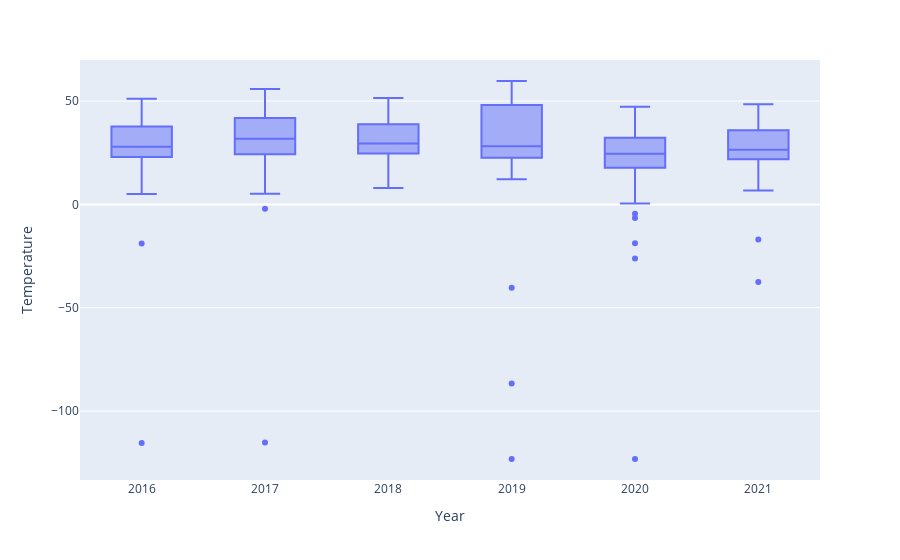
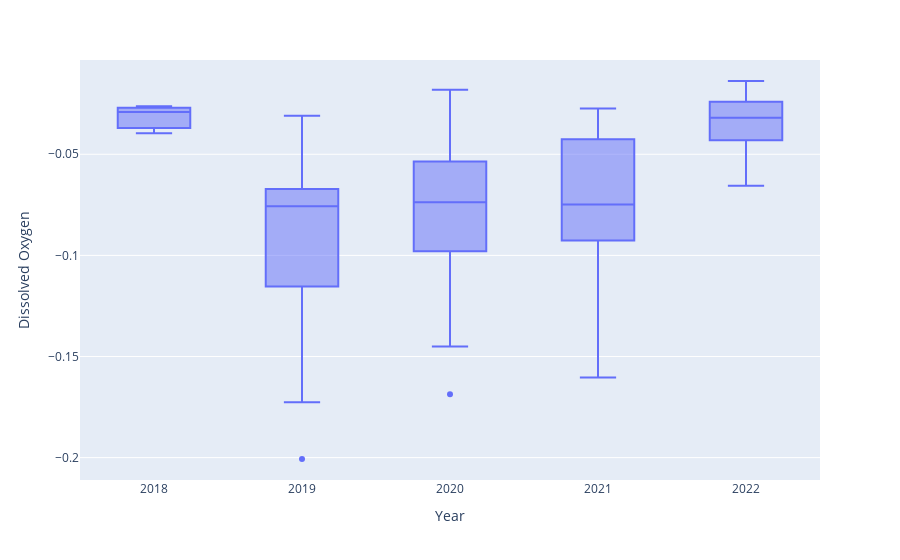
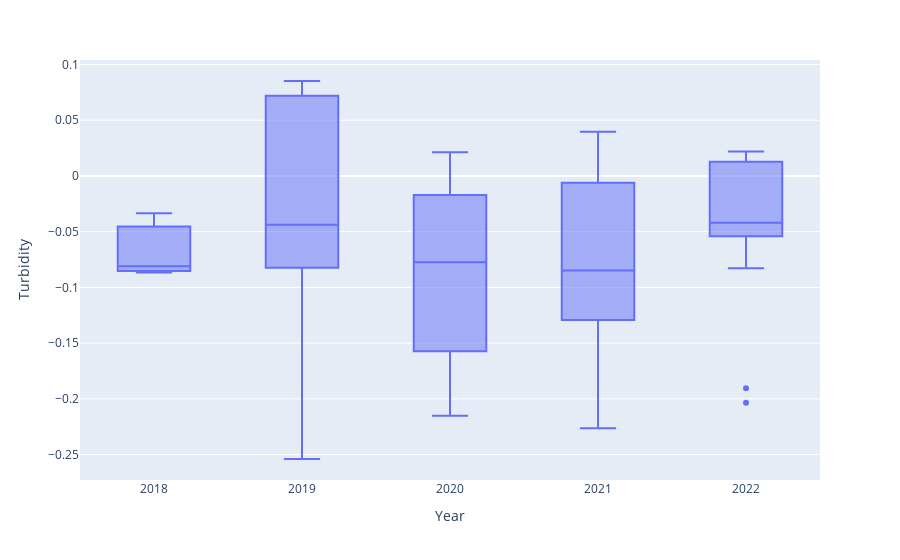
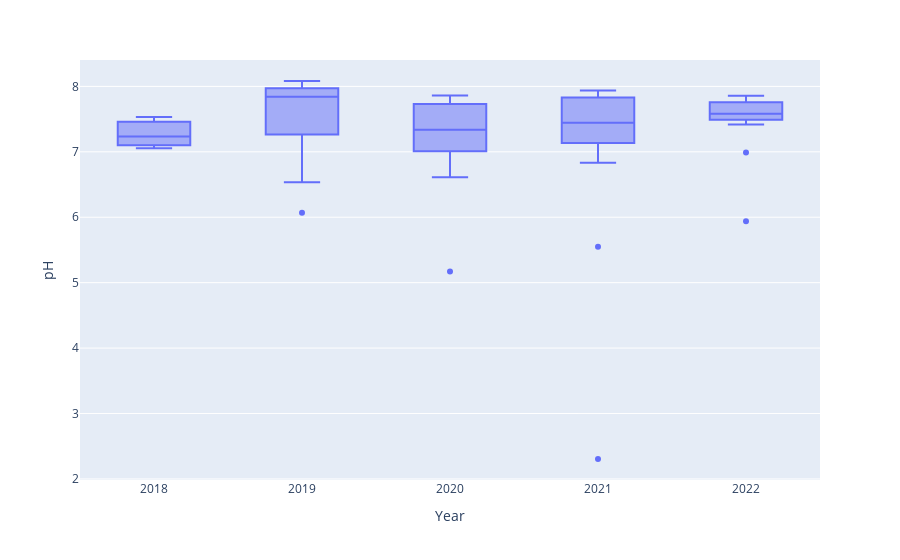

The code cell stored with these charts, in order, in its notebook:
### Code cell
plot_box_y(df_temp,'Temperature')
plot_box_y(df_do,'Dissolved Oxygen')
plot_box_y(df_tb,'Turbidity')
plot_box_y(df_ph,'pH')
plot_box_y(df_sal,'Salinity')
plot_box_y(df_ch,'Chlorophyll')
plot_box_y(df_dom,'Dissolved Organic Matter')
plot_box_y(df_sm,'Suspended Matter')

### Figure 1 — Plotly figure (JSON) as saved in the notebook; plotly's stock layout.template omitted (floating-point values rounded to 4 significant figures; data arrays with more than 128 entries replaced by an {"elided": "..."} marker saying what was removed)
{"data": [{"alignmentgroup": "True", "hovertemplate": "Year=%{x}<br>Temperature=%{y}<extra></extra>", "legendgroup": "", "marker": {"color": "#636efa"}, "name": "", "notched": false, "offsetgroup": "", "orientation": "v", "showlegend": false, "type": "box", "x": {"elided": "230 str values"}, "x0": " ", "xaxis": "x", "y": {"elided": "230 float values"}, "y0": " ", "yaxis": "y"}], "layout": {"boxmode": "group", "legend": {"tracegroupgap": 0}, "margin": {"t": 60}, "xaxis": {"anchor": "y", "domain": [0, 1], "title": {"text": "Year"}}, "yaxis": {"anchor": "x", "domain": [0, 1], "title": {"text": "Temperature"}}}}

### Figure 2 — Plotly figure (JSON) as saved in the notebook; plotly's stock layout.template omitted (floating-point values rounded to 4 significant figures; data arrays with more than 128 entries replaced by an {"elided": "..."} marker saying what was removed)
{"data": [{"alignmentgroup": "True", "hovertemplate": "Year=%{x}<br>Dissolved Oxygen=%{y}<extra></extra>", "legendgroup": "", "marker": {"color": "#636efa"}, "name": "", "notched": false, "offsetgroup": "", "orientation": "v", "showlegend": false, "type": "box", "x": {"elided": "167 str values"}, "x0": " ", "xaxis": "x", "y": {"elided": "167 float values"}, "y0": " ", "yaxis": "y"}], "layout": {"boxmode": "group", "legend": {"tracegroupgap": 0}, "margin": {"t": 60}, "xaxis": {"anchor": "y", "domain": [0, 1], "title": {"text": "Year"}}, "yaxis": {"anchor": "x", "domain": [0, 1], "title": {"text": "Dissolved Oxygen"}}}}

### Figure 3 — Plotly figure (JSON) as saved in the notebook; plotly's stock layout.template omitted (floating-point values rounded to 4 significant figures; data arrays with more than 128 entries replaced by an {"elided": "..."} marker saying what was removed)
{"data": [{"alignmentgroup": "True", "hovertemplate": "Year=%{x}<br>Turbidity=%{y}<extra></extra>", "legendgroup": "", "marker": {"color": "#636efa"}, "name": "", "notched": false, "offsetgroup": "", "orientation": "v", "showlegend": false, "type": "box", "x": {"elided": "167 str values"}, "x0": " ", "xaxis": "x", "y": {"elided": "167 float values"}, "y0": " ", "yaxis": "y"}], "layout": {"boxmode": "group", "legend": {"tracegroupgap": 0}, "margin": {"t": 60}, "xaxis": {"anchor": "y", "domain": [0, 1], "title": {"text": "Year"}}, "yaxis": {"anchor": "x", "domain": [0, 1], "title": {"text": "Turbidity"}}}}

### Figure 4 — Plotly figure (JSON) as saved in the notebook; plotly's stock layout.template omitted (floating-point values rounded to 4 significant figures; data arrays with more than 128 entries replaced by an {"elided": "..."} marker saying what was removed)
{"data": [{"alignmentgroup": "True", "hovertemplate": "Year=%{x}<br>pH=%{y}<extra></extra>", "legendgroup": "", "marker": {"color": "#636efa"}, "name": "", "notched": false, "offsetgroup": "", "orientation": "v", "showlegend": false, "type": "box", "x": {"elided": "167 str values"}, "x0": " ", "xaxis": "x", "y": {"elided": "167 float values"}, "y0": " ", "yaxis": "y"}], "layout": {"boxmode": "group", "legend": {"tracegroupgap": 0}, "margin": {"t": 60}, "xaxis": {"anchor": "y", "domain": [0, 1], "title": {"text": "Year"}}, "yaxis": {"anchor": "x", "domain": [0, 1], "title": {"text": "pH"}}}}
